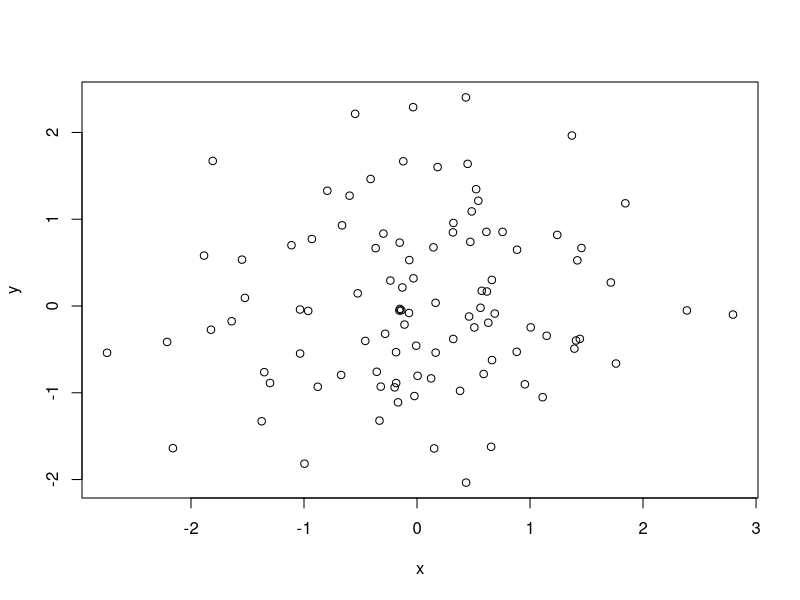

Reproduce this figure in R.
# Author: Denis Petrov
# petrovdenis [at] gmail [dot] com
# Date: 2015-07-07

webdir <- Sys.getenv('R_WEB_DIR')
f.name.out <- file.path(webdir, 'xyplot.png')

x <- rnorm(100)
y <- rnorm(100)

png(f.name.out)

plot(x, y)

dev.off()